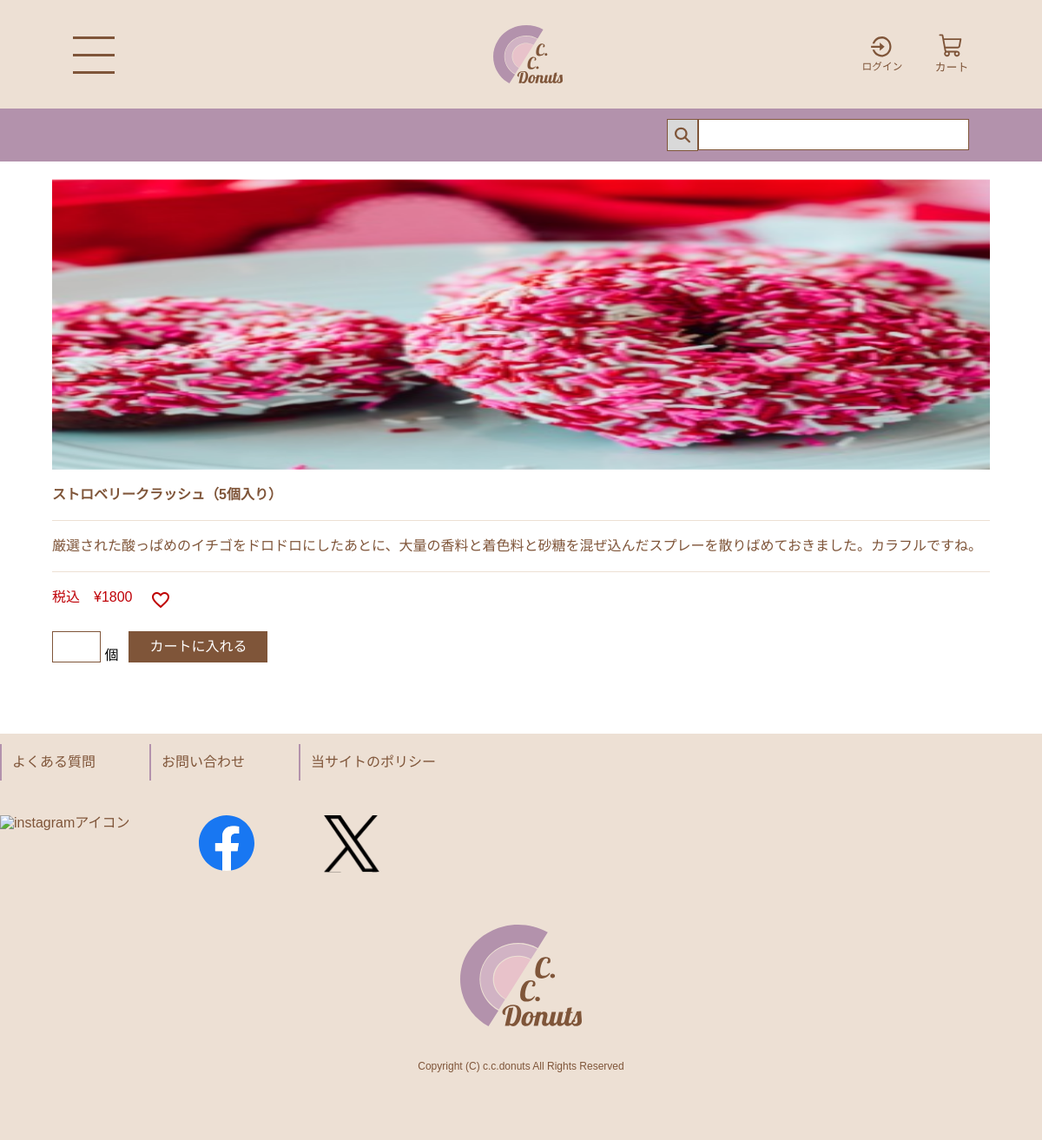
Screenshot of /detail.php?id=6 with the database file from the repository.
### tables this page shows
create table product (
id int auto_increment primary key, 
name varchar(200) not null, 
price int not null, 
description varchar(1000) not null 
);

### detail.php (the view, shortened to what this page needs)
<!DOCTYPE html>
<html lang="ja">
<head>
    <link rel="stylesheet" href="common/css/reset.css">
    <link rel="stylesheet" href="common/css/common.css">
    <link rel="stylesheet" href="common/css/detail.css">
</head>
<body>
    <?php
    require 'includes/header.php';
    ?>
    <main>
        <?php
        $pdo = new PDO('mysql:host=localhost;dbname=donuts;charset=utf8', 'donuts', 'password');
        $sql = $pdo->prepare('select * from product where id=?');
        $sql->execute([
            $_REQUEST['id']
        ]);
        foreach ($sql as $row) {
            echo <<<END
    <form action="cart-input.php" method="post" class="detail_menu">
    <p class="detail_img"><img alt="image" src="common/images/{$row['id']}.png"></p>
    <p class="detail_submenu">{$row['name']}</p>
    <p class="detail_explain">{$row['description']}</p>
    <p class="detail_money">税込&emsp;&yen;{$row['price']}<span class="detail_favorite"><img src="common/images/heart.png" alt="favorite"></span></p>
 <div class="detail_buy">
 <p class="detail_num"><input type="text" name="count" pattern="^[0-9]{1,9}$" class="detail_text">
 個</p>
<p class="detail_button"><input type="submit" class="common_btn_sm" value="カートに入れる"></p>
END;
            echo <<<END
</div>
<input type="hidden" name="id" value="{$row['id']}">
<input type="hidden" name="name" value="{$row['name']}">
<input type="hidden" name="price" value="{$row['price']}">
</form>
END;
        }
        ?>
    </main>
    <?php require 'includes/footer.php'; ?>

### common/css/common.css (style rules this page uses)
* { font-family: "Noto Sans JP", sans-serif; }

### common/css/detail.css (style rules this page uses)
main { width: 100%; margin-bottom: 80px; }
.detail_menu { width: 90%; margin: 20px auto; }
.detail_img { margin-bottom: 20px; }
.detail_img img { width: 100%; height: 335px; }
.detail_submenu { color: #7f5539; font-size: 16px; font-weight: bold; margin-bottom: 20px; }
.detail_explain { color: #7f5539; font-size: 16px; font-weight: 400; border-top: 1px solid #ede0d4; border-bottom: 1px solid #ede0d4; padding: 20px 0; }
.detail_money { font-size: 16px; font-weight: 500; margin: 20px 0 24px; color: #bf0007; }
.detail_favorite { padding-left: 20px; vertical-align: top; }
.detail_buy { display: flex; }
.detail_text { border: 1px solid #7f5539; width: 56px; height: 36px; font-size: 16px; vertical-align: text-bottom; }
.common_btn_sm { margin-left: 12px; border: 1px solid #7f5539; background-color: #7f5539; text-align: center; color: #fff; width: 160px; height: 36px; }
.detail_num { font-weight: 400; }

### rows the page displays
product: name "ストロベリークラッシュ（5個入り）", description "厳選された酸っぱめのイチゴをドロドロにしたあとに、大量の香料と着色料と砂糖を混ぜ込んだスプレーを散りばめておきました。カラフルですね。", price "1800"
